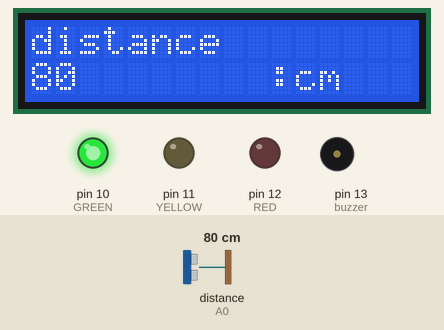
Recording of a sketch running on a simulated Arduino Uno, built with avr-gcc and run on an emulated ATmega328P. Parts: 16×2 character LCD, output pins drawn as LEDs (lit = HIGH), buzzer (waves = sounding). The inputs (shaded band) are chosen by the test bench; at power-on: distance to the obstacle (sensor on A0) 80 cm. What the sketch prints to the serial monitor is not drawn.

Above: at 1.2 s.
1.3 s: distance to the obstacle (sensor on A0) set to 53 cm
At 2.0 s:
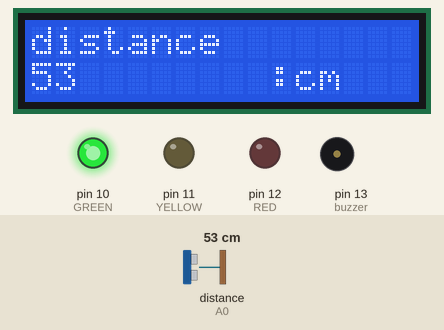
3.1 s: distance to the obstacle (sensor on A0) set to 46 cm
At 5.4 s:
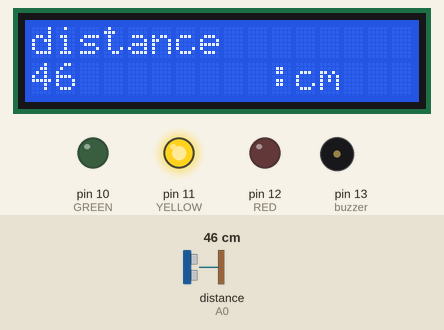
6.2 s: distance to the obstacle (sensor on A0) set to 2 cm
At 9.2 s:
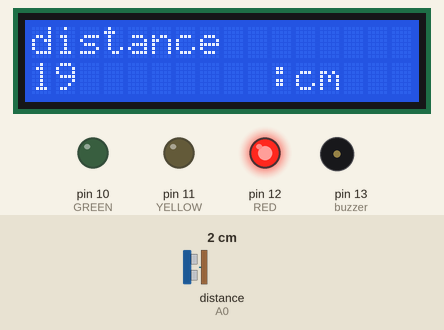
Timing chart, 0 to 15.3 s (numbered marks = the images above; inputs shaded):
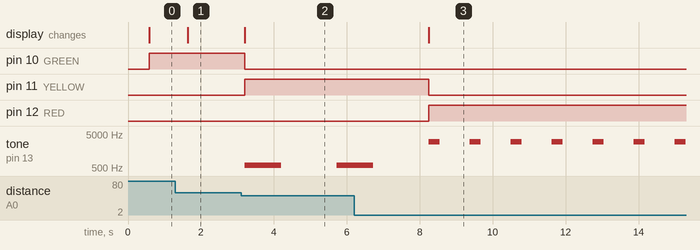

The sketch:

attar_4.ino
```cpp
#include <SharpIR.h>

#define ir A0
#define model 20150
// ir: the pin where your sensor is attached
// model: an int that determines your sensor:  1080 for GP2Y0A21Y
//                                            20150 for GP2Y0A02Y
//                                            (working distance range according to the datasheets)
int GREEN=10;
int YELLOW=11;
int RED=12;
const int buzzer = 13;

SharpIR SharpIR(ir, model);
#include <LiquidCrystal.h>
LiquidCrystal lcd(8, 9, 4, 5, 6, 7);

void setup() {
  // put your setup code here, to run once:
  Serial.begin(9600);
lcd.begin(16, 2);
  pinMode(GREEN,OUTPUT);
  pinMode(YELLOW,OUTPUT);
   pinMode(RED,OUTPUT);
   pinMode(buzzer, OUTPUT);
}

void loop() {
  delay(500);


  unsigned long pepe1=millis();  // takes the time before the loop on the library begins

  int dis=SharpIR.distance();  // this returns the distance to the object you're measuring
lcd.setCursor(0, 0);
  lcd.print("distance");
  lcd.setCursor(0, 1);
  lcd.print(dis);
  lcd.print("        :cm");
  //delay(200);
  //lcd.clear();

  Serial.print("Mean distance: ");  // returns it to the serial monitor
  Serial.println(dis);

  unsigned long pepe2=millis()-pepe1;  // the following gives you the time taken to get the measurement
  Serial.print("Time taken (ms): ");
  Serial.println(pepe2);


if (dis< 30)
  {
  digitalWrite(RED,HIGH);
digitalWrite(YELLOW,LOW);
   digitalWrite(GREEN,LOW);
  tone(buzzer, 3000);
  delay(300);
  noTone(buzzer);
  delay(300);


//digitalWrite(RED2,LOW);
//digitalWrite(RED2,LOW);
//delay(1000);
//digitalWrite(RED,LOW);
//digitalWrite(RED1,HIGH);
//digitalWrite(RED2,LOW);
//delay(1000);

//digitalWrite(RED,LOW);
//digitalWrite(RED1,LOW);
//digitalWrite(RED2,HIGH);
//delay(1000);


}
   else if (dis > 30&&dis< 50 )
   {
    digitalWrite(YELLOW,HIGH);
    digitalWrite(RED,LOW);
    digitalWrite(GREEN,LOW);
  tone(buzzer, 600);
  delay(1000);
  noTone(buzzer);
  delay(1000);


//digitalWrite(YELLOW1,LOW);
//digitalWrite(YELLOW2,LOW);
//delay(1000);
//digitalWrite(YELLOW,LOW);
//digitalWrite(YELLOW1,HIGH);
///digitalWrite(YELLOW2,LOW);
//delay(1000);

//digitalWrite(YELLOW,LOW);
//digitalWrite(YELLOW1,LOW);
//digitalWrite(YELLOW2,HIGH);
//delay(1000);

    }
    else if (dis > 50){
      //tone(buzzer, 300);
  //delay(1000);
 // noTone(buzzer);
  //delay(1000);
    digitalWrite(YELLOW,LOW);
    digitalWrite(GREEN,HIGH);
    digitalWrite(RED,LOW);
//digitalWrite(GREEN1,LOW);
//digitalWrite(GREEN2,LOW);
//delay(1000);
//digitalWrite(GREEN,LOW);
//digitalWrite(GREEN1,HIGH);
//digitalWrite(GREEN2,LOW);
//delay(1000);

//digitalWrite(GREEN,LOW);
//digitalWrite(GREEN1,LOW);
//digitalWrite(GREEN2,HIGH);
//delay(1000);

}

}
```

Measured:
- the behaviour switches between 50 and 49 cm on distance to the obstacle (sensor on A0) (found by bisection; images 1 and 2)
- after the input at 1.3 s, the display: changes after 0.33 s (image 1)
- after the input at 3.1 s, pin 10 (GREEN): HIGH → LOW after 0.11 s; pin 11 (YELLOW): LOW → HIGH after 0.11 s; tone on pin 13 (buzzer): silent → 600 Hz after 0.11 s, → silent 1.0 s later, → 600 Hz 1.5 s later; the display: changes after 0.11 s (image 2)
- after the input at 6.2 s, pin 11 (YELLOW): HIGH → LOW after 2.1 s; pin 12 (RED): LOW → HIGH after 2.1 s; the display: changes after 2.1 s (image 3)
